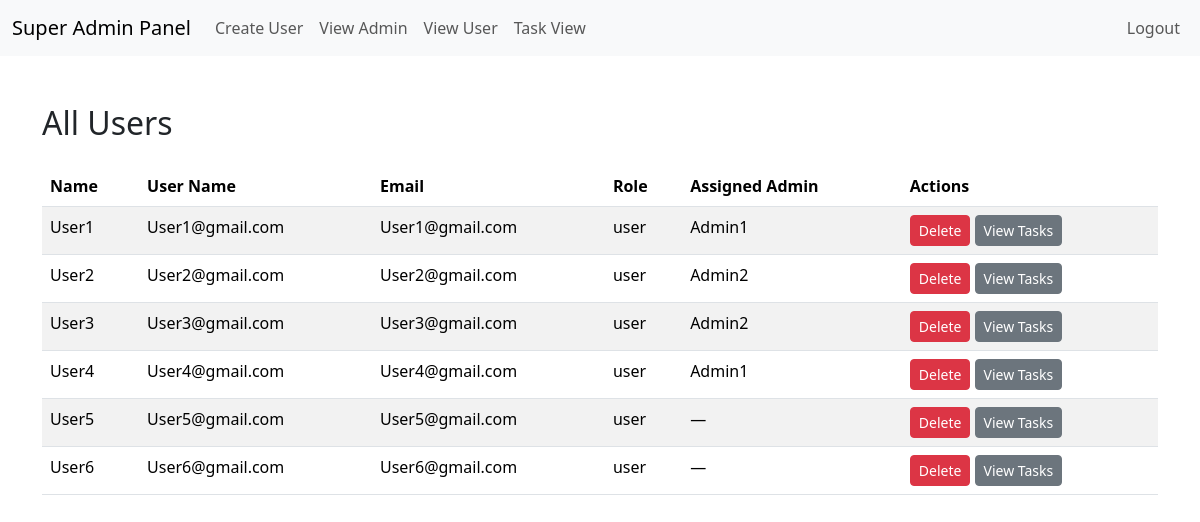
The page /superadminpoint/allusers/ (signed in) on the database its author committed.
### superadminpoint/models.py (models this page shows, shortened)
class CustomUser(AbstractUser):
    name = models.CharField(max_length=255)
    email = models.EmailField(unique=True)
    rolechoice = (
        ('admin', 'Admin'),
        ('user', 'User')
    )
    role = models.CharField(max_length=10, choices=rolechoice)
    assigned_admin = models.ForeignKey('self', on_delete=models.SET_NULL, null=True, blank=True)

### superadminpoint/views.py (the view)
# urls.py: path('allusers/', views.ViewAllUsers.as_view(), name='allusers'),
@method_decorator(Client_required, name='dispatch')
class ViewAllUsers(View):
    def get(self, request):
        users = CustomUser.objects.filter(
            Q(role='user')).select_related('assigned_admin')
        return render(request, 'superadmin/allusers.html', {'users': users})

### superadminpoint/views.py (called while the page is built)
def Client_required(function):
    def wrap(request, *args, **kwargs):
        if request.user.is_authenticated and request.user.is_superuser:
            return function(request, *args, **kwargs)
        else:
            return redirect(reverse('commn:login'))
    return wrap

### template/superadmin/allusers.html (shortened to what this page needs)
{% extends 'index.html' %}
{% load crispy_forms_tags %}
{% block content %}
<div class="container mt-5">
    <h2 class="mb-4">All Users</h2>
    <table class="table table-striped table-hover">
        <thead>
            <tr>
                <th scope="col">Name</th>
                <th scope="col">User Name</th>
                <th scope="col">Email</th>
                <th scope="col">Role</th>
                <th scope="col">Assigned Admin</th>
                <th scope="col">Actions</th>
            </tr>
        </thead>
        <tbody>
            {% for user in users %}
            <tr>
                <td>{{ user.name }}</td>
                <td>{{ user.username }}</td>
                <td>{{ user.email }}</td>
                <td>{{ user.role }}</td>
                <td>
                    {% if user.assigned_admin and user.role == 'user' %}
                        {{ user.assigned_admin.name }}
                    {% else %}
                        —
                    {% endif %}
                </td>
                <td>
                    {% if request.user.is_superuser %}
                    <a href="{% url 'superadminpoint:deleteuser' user.id %}" class="btn btn-danger btn-sm">Delete</a>
                    {% endif %}
                    {% if user.role == 'admin' %}
                    <a href="{% url 'superadminpoint:admintasks' user.id %}" class="btn btn-secondary btn-sm">View Tasks</a>
                    {% else %}
                    <a href="{% url 'superadminpoint:usertasks' user.id %}" class="btn btn-secondary btn-sm">View Tasks</a>
                    {% endif %}
                </td>
            </tr>
            {% empty %}
            <tr>
                <td colspan="6" class="text-center">No users found.</td>
            </tr>
            {% endfor %}
        </tbody>
    </table>
</div>
{% endblock %}

### rows shown on the page
CustomUser: name "User1", username "User1@gmail.com", email "User1@gmail.com", role "user", assigned_admin.name "Admin1", shows "View Tasks"
CustomUser: name "User2", username "User2@gmail.com", email "User2@gmail.com", role "user", assigned_admin.name "Admin2", shows "View Tasks"
CustomUser: name "User3", username "User3@gmail.com", email "User3@gmail.com", role "user", assigned_admin.name "Admin2", shows "View Tasks"
CustomUser: name "User4", username "User4@gmail.com", email "User4@gmail.com", role "user", assigned_admin.name "Admin1", shows "View Tasks"
CustomUser: name "User5", username "User5@gmail.com", email "User5@gmail.com", role "user", shows "View Tasks"
CustomUser: name "User6", username "User6@gmail.com", email "User6@gmail.com", role "user", shows "View Tasks"
